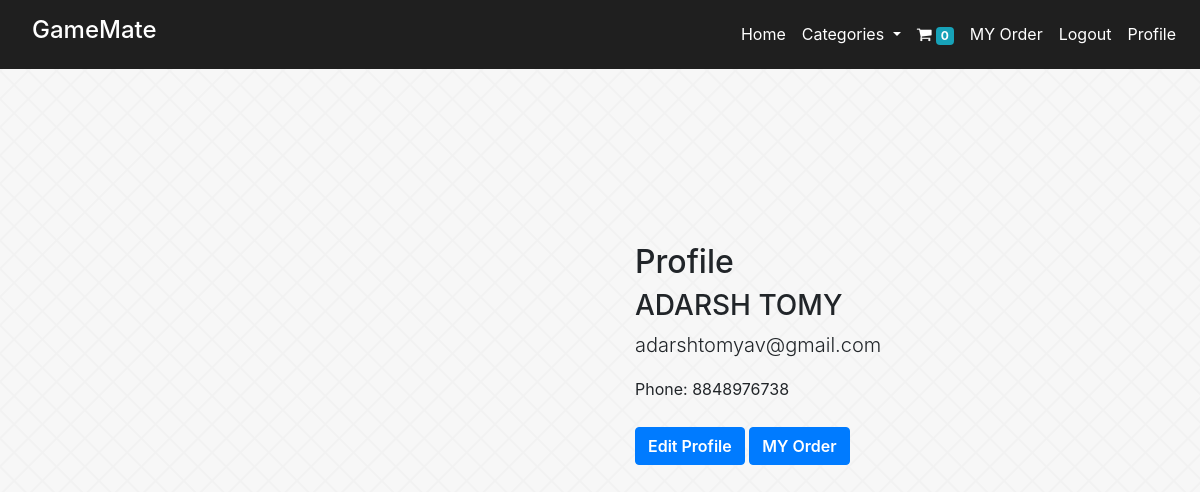
Page /profile/ (signed in) on the committed database.
### store/models/customer.py (models this page shows, shortened)
class Customer(models.Model):
	name = models.CharField(max_length=50)
	email = models.EmailField(max_length=255)
	phone = models.CharField(max_length=15)
	password = models.CharField(max_length=255)

### store/middlewares/auth.py (the view)
	def middleware(request):
		returnUlr = request.META['PATH_INFO']
		if not request.session.get('customer'):
			return redirect(f'login?return_url={returnUlr}')
		return get_response(request)

### store/context_processors.py (called while the page is built)
def zero_stock_products(request):
    products_with_zero_stock = Product.objects.filter(quantity=0)
    return {'zero_stock_products': products_with_zero_stock}

### store/views/profile.py (called while the page is built)
    def get(self, request):
        customer_id = request.session.get('customer')
        sustomers=Customer.objects.filter(id=customer_id)
        return render(request,'profile.html',{ 'ck': sustomers})

### store/templates/profile.html (shortened to what this page needs)
{% extends 'base.html' %}
{% block content %}
{% for user in ck %}
<section class="section about-section gray-bg" id="about">
  <div class="container">
    <div class="row align-items-center flex-row-reverse">
      <div class="col-lg-6">
        <div class="about-text go-to">
          <h2>Profile</h2>
          <div class="profile-details">
            <h3 class="dark-color">{{ user.name }}</h3>
            <h6 class="theme-color lead">{{ user.email }}</h6>
            <p>Phone: {{ user.phone }}</p>
            <a href="{% url 'edprofile' %}" class="btn btn-primary btn-fw">Edit Profile</a>
            <a class="btn btn-primary btn-fw" href="/order"> MY Order</a>
          </div>
        </div>
      </div>
      <div class="col-lg-6">
        <div class="about-avatar">
        </div>
      </div>
    </div>
  </div>
</section>
{% endfor %}
{% endblock %}

### store/templates/base.html (style rules this page uses)
body, html { height: 100%; }

### store/templates/profile.html (style rules this page uses)
.about-section { padding: 150px 0; }
.about-text { padding: 0 20px; }
.profile-details { margin-bottom: 20px; }
.profile-details h3 { font-size: 28px; margin-bottom: 10px; }
.profile-details h6 { margin-bottom: 20px; }
.btn-fw { font-weight: 600; margin-top: 10px; }

### rows in the picture
Customer: name "ADARSH TOMY", email "adarshtomyav@gmail.com", phone "8848976738"

### other values in the picture
{{ request.session.cart.keys|length }} "0"
